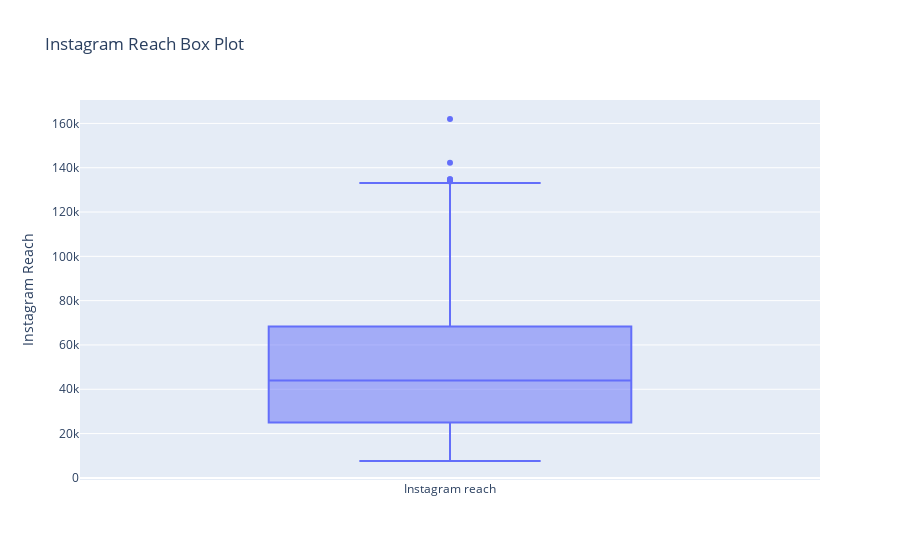

The notebook cell saved with this chart:
### Code cell
fig = go.Figure()
fig.add_trace(go.Box(y=df['Instagram reach'], 
                     name='Instagram reach'))
fig.update_layout(title='Instagram Reach Box Plot', 
                  yaxis_title='Instagram Reach')
fig.show()

### Figure 1 — Plotly figure (JSON) as saved in the notebook; plotly's stock layout.template omitted (floating-point values rounded to 4 significant figures; data arrays with more than 128 entries replaced by an {"elided": "..."} marker saying what was removed)
{"data": [{"name": "Instagram reach", "type": "box", "y": {"elided": "365 int values"}}], "layout": {"title": {"text": "Instagram Reach Box Plot"}, "yaxis": {"title": {"text": "Instagram Reach"}}}}
